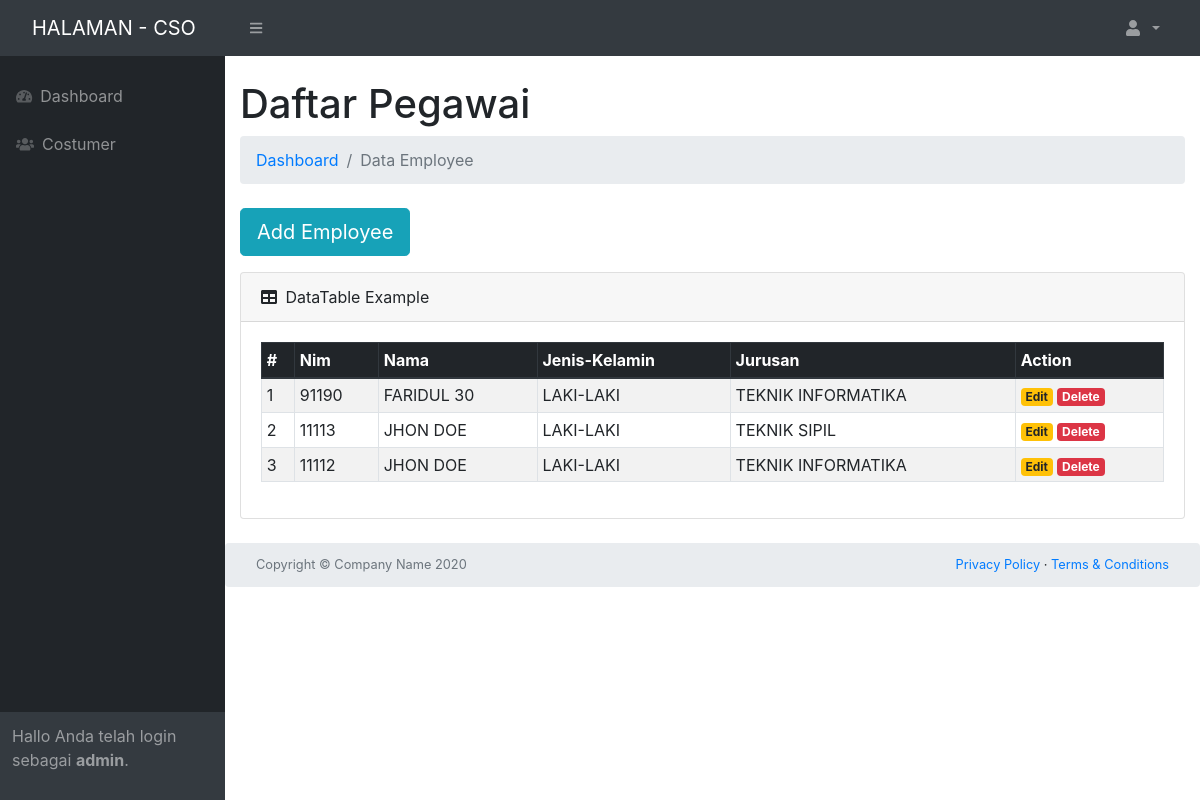
/on-cso/halaman-cso.php (signed in), run on the app's committed database.
### tables this page shows
CREATE TABLE `mahasiswa` (
  `id` int(11) NOT NULL,
  `nim` int(11) NOT NULL,
  `nama` varchar(50) NOT NULL,
  `jenis_kelamin` varchar(20) NOT NULL,
  `jurusan` varchar(30) NOT NULL
);

### on-cso/halaman-cso.php (the view, shortened to what this page needs)
<?php
include('/opt/lampp/htdocs/simAsus/config.php');
?>
<!DOCTYPE html>
<html lang="en">
<head>
    <link href="css/styles.css" rel="stylesheet"/>
    <link rel="stylesheet" href="https://stackpath.bootstrapcdn.com/bootstrap/4.1.3/css/bootstrap.min.css"
>
</head>
<body class="sb-nav-fixed">
<nav class="sb-topnav navbar navbar-expand navbar-dark bg-dark">
    <a class="navbar-brand" href="#">HALAMAN - CSO</a>
    <button class="btn btn-link btn-sm order-1 order-lg-0" id="sidebarToggle" href="#">
        <i
                class="fas fa-bars">
        </i>
    </button>
    <ul class="navbar-nav ml-auto ml-auto mr-0 mr-md-3 my-2 my-md-0">
        <li class="nav-item dropdown">
            <a class="nav-link dropdown-toggle" id="userDropdown" href="#" role="button" data-toggle="dropdown"
               aria-haspopup="true" aria-expanded="false">
                <i class="fas fa-user fa-fw">
                </i>
            </a>
        </li>
    </ul>
</nav>
<div id="layoutSidenav">
    <div id="layoutSidenav_nav">
        <nav class="sb-sidenav accordion sb-sidenav-dark" id="sidenavAccordion">
            <div class="sb-sidenav-menu">
                <div class="nav">
                    <a class="nav-link" href="../homeCso.php">
                        <div class="sb-nav-link-icon">
                            <i class="fas fa-tachometer-alt">
                            </i>
                        </div>
                        Dashboard
                    </a>
                    <a class="nav-link" href="customer-cso.php">
                        <div class="sb-nav-link-icon">
                            <i class="fas fa-users">
                            </i>
                        </div>
                        Costumer
                    </a>
                </div>
            </div>
            <div class="sb-sidenav-footer">
                <p>Hallo <b><?php echo $_SESSION['nama']; ?></b> Anda telah login sebagai
                    <b><?php echo $_SESSION['level']; ?></b>.</p>
            </div>
        </nav>
    </div>
    <div id="layoutSidenav_content">
        <main>
            <div class="container-fluid">
                <h1 class="mt-4">Daftar Pegawai
                </h1>
                <ol class="breadcrumb mb-4">
                    <li class="breadcrumb-item">
                        <a href="#">Dashboard
                        </a>
                    </li>
                    <li class="breadcrumb-item active">Data Employee
                    </li>
                </ol>
                <div class="breadcrumb-item">
                    <button type="button" class="btn btn-info btn-lg" data-toggle="modal"
                            data-target="#myModal">Add Employee
                    </button>
                </div>
                <p>
                <div class="card mb-4">
                    <div class="card-header">
                        <i class="fas fa-table mr-1">
                        </i>
                        DataTable Example
                    </div>
                    <div class="card-body">
                        <div class="table-responsive">
                            <table class="table table-striped table-hover table-sm table-bordered">
                                <thead class="thead-dark">
                                <tr>
                                    <th>#</th>
                                    <th>Nim</th>
                                    <th>Nama</th>
                                    <th>Jenis-Kelamin</th>
                                    <th>Jurusan</th>
                                    <th>Action</th>
                                </tr>
                                </thead>
                                <tbody>
                                <?php
                                $sql = mysqli_query($koneksi, "SELECT * FROM mahasiswa ORDER BY id DESC") or die(mysqli_error($koneksi));
                                if (mysqli_num_rows($sql) > 0) {
                                    $no = 1;
                                    while ($data = mysqli_fetch_assoc($sql)) {
                                        echo '
<tr>
<td>' . $no . '</td>
<td>' . $data['nim'] . '</td>
<td>' . $data['nama'] . '</td>
<td>' . $data['jenis_kelamin'] . '</td>
<td>' . $data['jurusan'] . '</td>
 <td>
								<a href="adminUpdate.php?id=' . $data['id'] . '" class="badge badge-warning" data-toggle="modal" data-target="#myModal2">Edit</a>
								<a href="adminDelete.php?id=' . $data['id'] . '" class="badge badge-danger" onclick="return confirm(\'Yakin ingin menghapus data ini?\')">Delete</a>
							</td>
</tr>
';
                                        $no++;
                                    }
                                } else {
                                    echo '
<tr>
<td colspan="6">Tidak ada data.</td>
</tr>
';
                                }
                                ?>
                            </table>
                        </div>
                    </div>
                </div>
                </p>
            </div>
            <footer class="breadcrumb mb-4">
                <div class="container-fluid">
                    <div class="d-flex align-items-center justify-content-between small">
                        <div class="text-muted">Copyright &copy; Company Name 2020
                        </div>
                        <div>
                            <a href="#">Privacy Policy
                            </a>
                            &middot;
                            <a href="#">Terms &amp; Conditions
                            </a>
                        </div>
                    </div>
                </div>
            </footer>
        </main>
    </div>
</div>
</body>
</html>

### data on the page
mahasiswa: nim "91190", nama "FARIDUL 30", jenis_kelamin "LAKI-LAKI", jurusan "TEKNIK INFORMATIKA"
mahasiswa: nim "11113", nama "JHON DOE", jenis_kelamin "LAKI-LAKI", jurusan "TEKNIK SIPIL"
mahasiswa: nim "11112", nama "JHON DOE", jenis_kelamin "LAKI-LAKI", jurusan "TEKNIK INFORMATIKA"

### other printed values
$_SESSION['level'] "admin"
